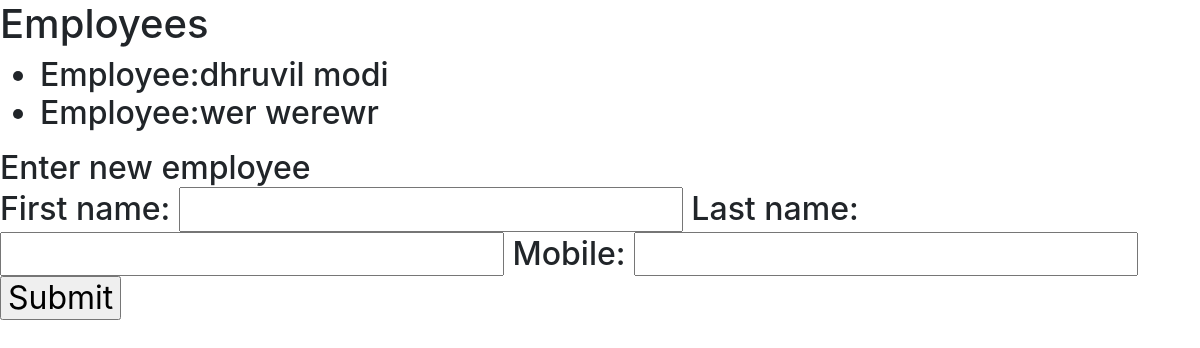
Page /home/depemp/1 on the committed database.
### home/models.py (models this page shows)
class employee(models.Model):
    emp_fname=models.CharField(max_length=10)
    emp_lname=models.CharField(max_length=10)
    emp_mob=models.CharField(max_length=10,unique=True)
    emp_dept=models.ManyToManyField('department',related_name='dep_emp',blank=True)
    def __str__(self):
        return f"Employee:{self.emp_fname}  {self.emp_lname}"

### home/views.py (the view)
# urls.py: path('depemp/<int:dept_id>',views.depemp,name='de')
def depemp(request,dept_id):
    deinfo = department.objects.get(pk=dept_id);
    if request.method=="POST":
          e1=employee(emp_fname=request.POST["addf"],emp_lname=request.POST["addl"],emp_mob=request.POST["addm"])
          e1.save()
          e1.emp_dept.add(deinfo)
    einfo=deinfo.dep_emp.all()
    return  render(request,"home/depemp.html",
                   {'employee':einfo})

### home/templates/home/depemp.html (shortened to what this page needs)
{% extends "home/layout.html" %}
{% block body %}
<h1>Employees</h1>
<h2>
    <ul>
        {% for e in employee %}
        <li>{{e}}</li>
        {% endfor %}
    </ul>
</h2>
<h2>
    Enter new employee
    <form action="" method="POST">
       First name: <input type="text" name="addf">
        Last name: <input type="text" name="addl">
        Mobile: <input type="text" name="addm">
        <input type="submit" name="'submit">
    </form>
</h2>
{% endblock %}

### rows in the picture
employee: emp_fname+emp_lname "Employee:dhruvil modi"
employee: emp_fname+emp_lname "Employee:wer werewr"
